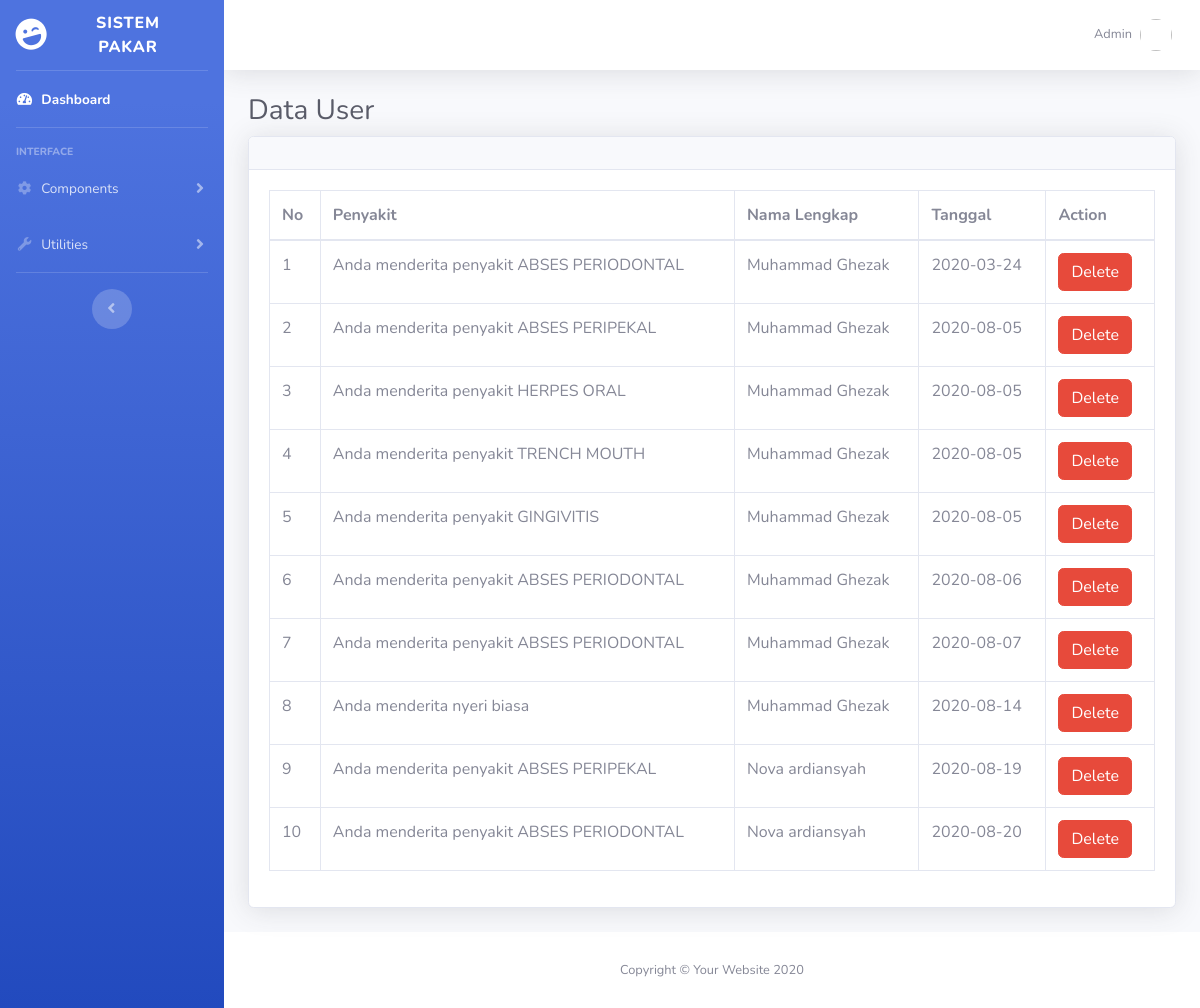
/admin/hasil.php, run on the app's committed database.
### tables this page shows
CREATE TABLE `tbl_hasil` (
  `id_hasil` int(4) NOT NULL,
  `id_penyakit` int(11) NOT NULL,
  `penyakit` varchar(50) NOT NULL,
  `id_user` int(11) NOT NULL,
  `created_at` date DEFAULT NULL
);

CREATE TABLE `tbl_user` (
  `id_user` int(11) NOT NULL,
  `username` varchar(20) DEFAULT NULL,
  `password` varchar(100) NOT NULL,
  `nama_lengkap` varchar(30) NOT NULL,
  `jenis_kelamin` varchar(15) NOT NULL,
  `no_telp` varchar(20) NOT NULL,
  `umur` varchar(5) NOT NULL,
  `tahun_lahir` varchar(5) NOT NULL
);

### admin/hasil.php (the view)
<?php include 'header.php' ?>
        <div class="container-fluid">
          <h1 class="h3 mb-2 text-gray-800">Data User</h1>
          <div class="card shadow mb-4">
            <div class="card-header py-3">
            </div>
            <div class="card-body">
              <div class="table-responsive">
                <table class="table table-bordered" id="dataTable" width="100%" cellspacing="0">
                  <thead>
                    <tr>
                      <th>No</th>
                      <th>Penyakit</th>
                      <th>Nama Lengkap</th>
                      <th>Tanggal</th>
                      <th>Action</th>
                    </tr>
                  </thead>
                  <tbody>
                  	 <?php
                    	  include '../function/koneksi.php';
	                      $q = "select id_hasil,penyakit,u.nama_lengkap,created_at from tbl_hasil h join tbl_user u on h.id_user=u.id_user";
	                      $ex = mysqli_query($koneksi,$q);
	                      $a = 1;
	                      while ($r = mysqli_fetch_array($ex)) {
                     ?>
                    <tr>
                      <td><?php echo $a; ?></td>
                      <td><?php echo $r['penyakit'] ?></td>
                      <td><?php echo $r['nama_lengkap'] ?></td>
                      <td><?php echo $r['created_at'] ?></td>
                      <td>
                      <a href="../function/f_delete_hasil.php?id_hasil=<?php echo $r['id_hasil']; ?>"><button type="button" class="btn btn-danger">Delete</button></a></td>
                    </tr>
                    <?php $a = $a +1; } ?>
                  </tbody>
                </table>
              </div>
            </div>
          </div>
        </div>
<?php include 'footer.php' ?>

### data on the page
tbl_hasil: penyakit "Anda menderita penyakit ABSES PERIODONTAL", id_user.nama_lengkap "Muhammad Ghezak", created_at "2020-03-24"
tbl_hasil: penyakit "Anda menderita penyakit ABSES PERIPEKAL", id_user.nama_lengkap "Muhammad Ghezak", created_at "2020-08-05"
tbl_hasil: penyakit "Anda menderita penyakit HERPES ORAL", id_user.nama_lengkap "Muhammad Ghezak", created_at "2020-08-05"
tbl_hasil: penyakit "Anda menderita penyakit TRENCH MOUTH", id_user.nama_lengkap "Muhammad Ghezak", created_at "2020-08-05"
tbl_hasil: penyakit "Anda menderita penyakit GINGIVITIS", id_user.nama_lengkap "Muhammad Ghezak", created_at "2020-08-05"
tbl_hasil: penyakit "Anda menderita penyakit ABSES PERIODONTAL", id_user.nama_lengkap "Muhammad Ghezak", created_at "2020-08-06"
tbl_hasil: penyakit "Anda menderita penyakit ABSES PERIODONTAL", id_user.nama_lengkap "Muhammad Ghezak", created_at "2020-08-07"
tbl_hasil: penyakit "Anda menderita nyeri biasa", id_user.nama_lengkap "Muhammad Ghezak", created_at "2020-08-14"
tbl_hasil: penyakit "Anda menderita penyakit ABSES PERIPEKAL", id_user.nama_lengkap "Nova ardiansyah", created_at "2020-08-19"
tbl_hasil: penyakit "Anda menderita penyakit ABSES PERIODONTAL", id_user.nama_lengkap "Nova ardiansyah", created_at "2020-08-20"
